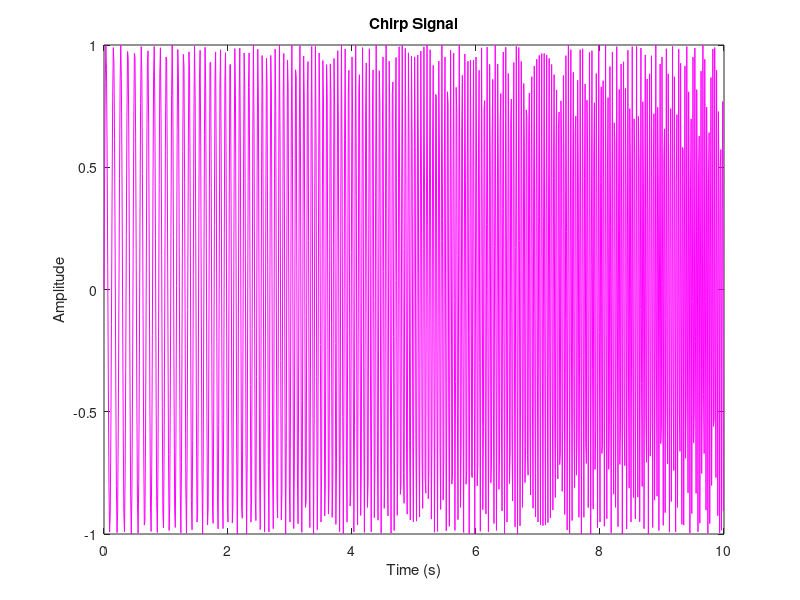
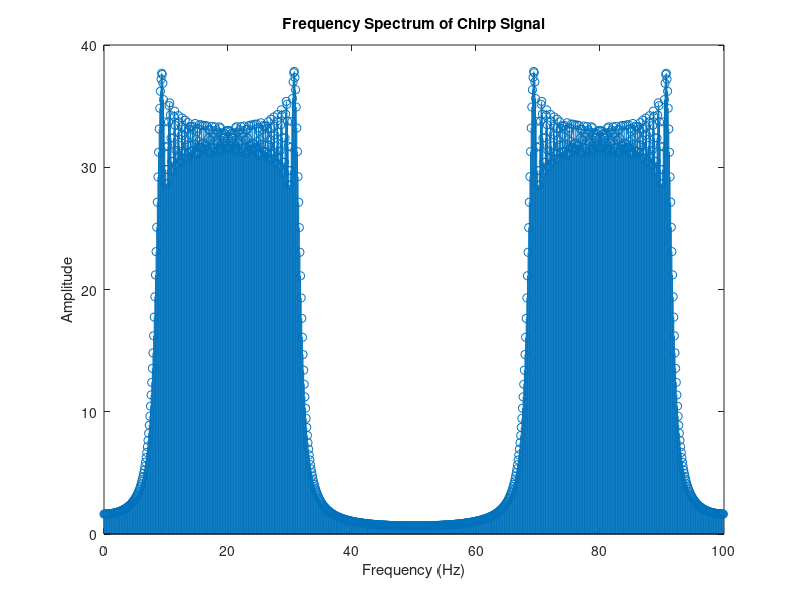

MATLAB code to generate these figures, in order: (Note: this script raises an error after producing the figures.)
%%%%% Problem 1
alpha = 1 + mod(509,3);
Fs = 100;
T = 10;
t = 0:1/Fs:T-1/Fs;


F_start = 2 + 2*alpha;
F_end = 5 + 5*alpha;
x = sin(2*pi * ((F_start + (F_end - F_start) * t / T) .* t));

% Task 1
figure;
plot(t, x, 'm');
title('Chirp Signal')
xlabel('Time (s)')
ylabel('Amplitude')

% Task 2
N = length(x);
X = fft(x);
f = Fs * (0:(N-1)) / N;  % Frequency vector

figure;
stem(f, abs(X));
title('Frequency Spectrum of Chirp Signal')
xlabel('Frequency (Hz)')
ylabel('Amplitude')

% Task 3: spectrogram
window_length = 100; % Hamming window length
overlap = 10;        % Overlap length

figure;
spectrogram(x, hamming(window_length), overlap, window_length, Fs, 'yaxis');
title('Spectrogram of Chirp Signal at window length=100')
xlabel('Time (s)')
ylabel('Frequency (Hz)')
colorbar;

figure;
spectrogram(x, hamming(150), overlap, window_length, Fs, 'yaxis');
title('Spectrogram of Chirp Signal at window length=150')
xlabel('Time (s)')
ylabel('Frequency (Hz)')
colorbar;

figure;
spectrogram(x, hamming(200), overlap, window_length, Fs, 'yaxis');
title('Spectrogram of Chirp Signal at window length=200')
xlabel('Time (s)')
ylabel('Frequency (Hz)')
colorbar;




%%%%%Problem 2
[y, fs] = audioread('instru3.wav');
window = 500;
overlap = 300;
figure
spectrogram(y, blackman(window), overlap, window, fs, 'yaxis');

figure
[y, fs] = audioread('Opera.wav');
window = 500;
overlap = 200;
spectrogram(y, hamming(window), overlap, window, fs, 'yaxis');




%%%%% Problem 3
Fs = 4000; 
duration = 1.5; 

% Record voice
recorder = audiorecorder(Fs, 16, 1); % 16-bit mono audio
disp('Start speaking...');
recordblocking(recorder, duration);
disp('Recording finished.');


voice_data = getaudiodata(recorder);

audiowrite('AmarPratapSingh.wav', voice_data, Fs);

[y, Fs] = audioread('your_name.wav');


% Calculate the spectrogram
figure;
spectrogram(y, hamming(512), 256, [], Fs, 'yaxis');
title('Spectrogram of Your Name Recording');
xlabel('Time (seconds)');
ylabel('Frequency (Hz)');
colorbar;